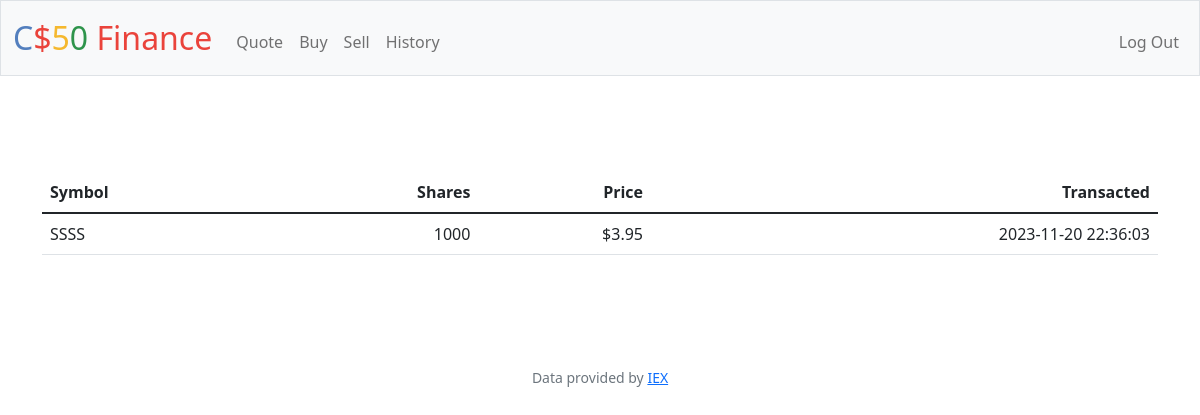
/history (signed in), run on an earlier commit of the app's database.
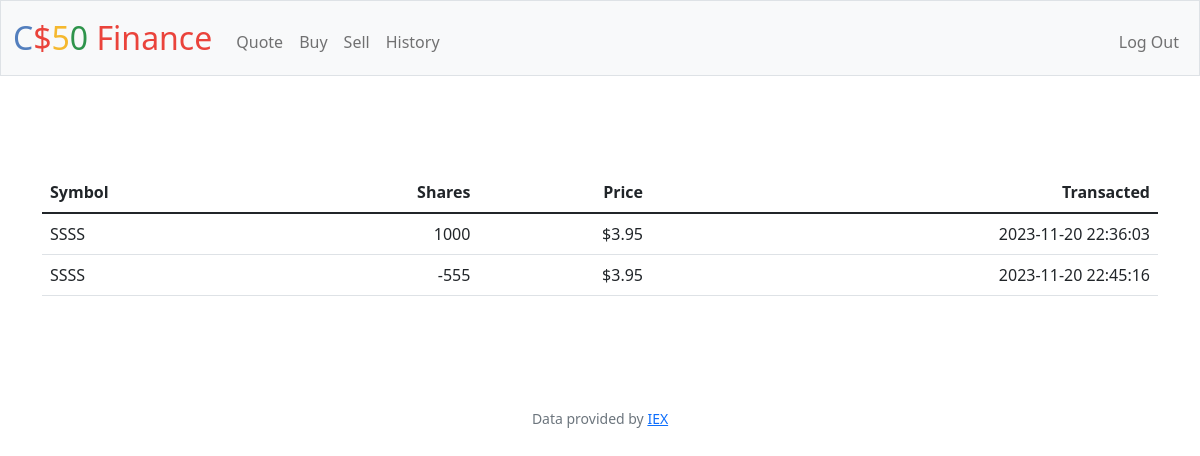
And on a later commit of the database.
### tables this page shows
CREATE TABLE transactions (id INTEGER PRIMARY KEY, user_id INTEGER, transacted DEFAULT CURRENT_TIMESTAMP NOT NULL, symbol TEXT NOT NULL, shares NUMERIC NOT NULL, price NUMERIC NOT NULL, FOREIGN KEY(user_id) REFERENCES users(id));

### app.py (the view)
@app.route("/history")
@login_required
def history():
    transactions = db.execute("SELECT * FROM transactions WHERE user_id = ?", session["user_id"])
    return render_template("history.html", transactions=transactions)

### app.py (called while the page is built)
@app.after_request
def after_request(response):
    response.headers["Cache-Control"] = "no-cache, no-store, must-revalidate"
    response.headers["Expires"] = 0
    response.headers["Pragma"] = "no-cache"
    return response

### helpers.py (called while the page is built)
def login_required(f):
    @wraps(f)
    def decorated_function(*args, **kwargs):
        if session.get("user_id") is None:
            return redirect("/login")
        return f(*args, **kwargs)
    return decorated_function

def usd(value):
    return f"${value:,.2f}"

### templates/history.html (shortened to what this page needs)
{% extends "layout.html" %}
{% block main %}
<main class="container py-5 text-center">
    <table class="table">
        <thead>
            <tr>
                <th class="text-start">Symbol</th>
                <th class="text-end">Shares</th>
                <th class="text-end">Price</th>
                <th class="text-end">Transacted</th>
            </tr>
        </thead>
        <tbody>
            {% for t in transactions %}
                <tr>
                    <td class="text-start">{{ t.symbol }}</td>
                    <td class="text-end">{{ t.shares }}</td>
                    <td class="text-end">{{ t.price | usd }}</td>
                    <td class="text-end">{{ t.transacted }}</td>
                </tr>
            {% endfor %}
        </tbody>
    </table>
</main>
{% endblock %}

### templates/layout.html (shortened to what this page needs)
<!DOCTYPE html>
<html lang="en">
    <head>
        <link href="https://cdn.jsdelivr.net/npm/bootstrap@5.1.3/dist/css/bootstrap.min.css" rel="stylesheet">
        <link href="/static/styles.css" rel="stylesheet">
    </head>
    <body>
        <nav class="bg-light border navbar navbar-expand-md navbar-light">
            <div class="container-fluid">
                <a class="navbar-brand" href="/"><span class="blue">C</span><span class="red">$</span><span class="yellow">5</span><span class="green">0</span> <span class="red">Finance</span></a>
                <div class="collapse navbar-collapse" id="navbar">
                    {% if session["user_id"] %}
                        <ul class="navbar-nav me-auto mt-2">
                            <li class="nav-item"><a class="nav-link" href="/quote">Quote</a></li>
                            <li class="nav-item"><a class="nav-link" href="/buy">Buy</a></li>
                            <li class="nav-item"><a class="nav-link" href="/sell">Sell</a></li>
                            <li class="nav-item"><a class="nav-link" href="/history">History</a></li>
                        </ul>
                        <ul class="navbar-nav ms-auto mt-2">
                            <li class="nav-item"><a class="nav-link" href="/logout">Log Out</a></li>
                        </ul>
                    {% else %}
                        <ul class="navbar-nav ms-auto mt-2">
                            <li class="nav-item"><a class="nav-link" href="/register">Register</a></li>
                            <li class="nav-item"><a class="nav-link" href="/login">Log In</a></li>
                        </ul>
                    {% endif %}
                </div>
            </div>
        </nav>
        <main class="container-fluid py-5 text-center">
            {% block main %}{% endblock %}
        </main>
        <footer class="mb-5 small text-center text-muted">
            Data provided by <a href="https://iexcloud.io/">IEX</a>
        </footer>
    </body>
</html>

### static/styles.css (style rules this page uses)
nav .navbar-brand { font-size: xx-large; }
nav .navbar-brand .blue { color: #537fbe; }
nav .navbar-brand .red { color: #ea433b; }
nav .navbar-brand .yellow { color: #f5b82e; }
nav .navbar-brand .green { color: #2e944b; }

What changed in the data, as far as the page shows it:
added transactions: symbol "SSSS", shares "-555", price "$3.95", transacted "2023-11-20 22:45:16"
